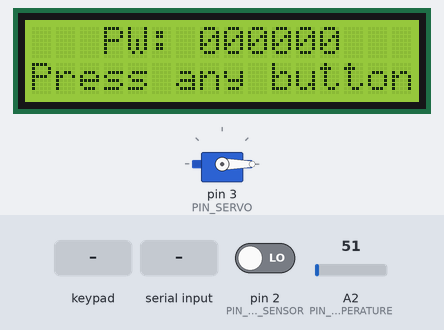
Bench run of a sketch on a simulated Arduino Uno, built with avr-gcc and run on an emulated ATmega328P. On the bench: servo, 16×2 character LCD. The inputs (shaded band) are chosen by the test bench; at power-on: pin 2 (PIN_DOOR_SENSOR) LOW, A2 (PIN_TEMPERATURE) = 51.

Above: at 0.9 s.
1.0 s: keypad keys 1 3 1 2 1 1 1 0 # pressed 0.4 s apart
At 2.0 s:
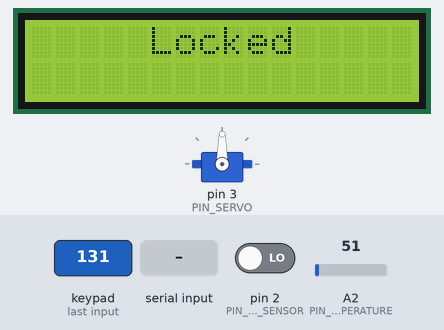
6.1 s: "u" received over the second serial link
At 7.0 s:
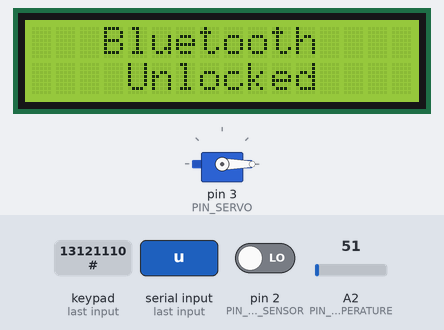
9.1 s: key '2' pressed
At 10.1 s:
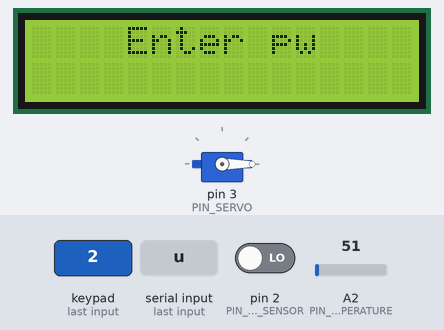
10.8 s: keypad keys 0 0 0 0 0 0 # pressed 0.4 s apart
At 14.6 s:
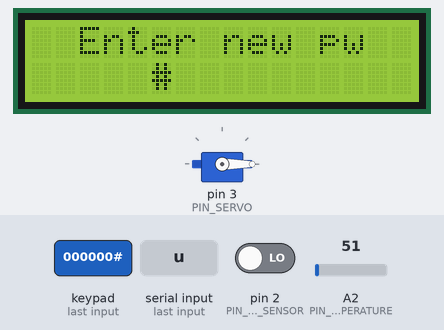
15.1 s: key 'u' pressed
At 15.6 s:
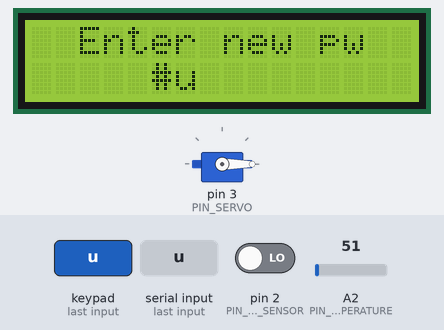
16.6 s: "l" received over the second serial link
At 19.0 s:
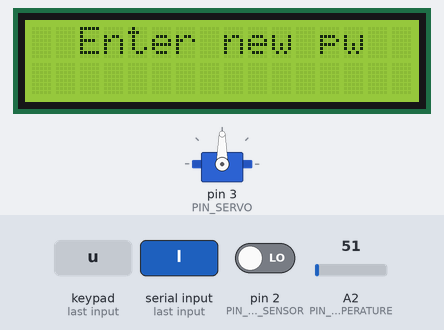
Timing chart, 0 to 20.3 s (numbered marks = the images above; inputs shaded):
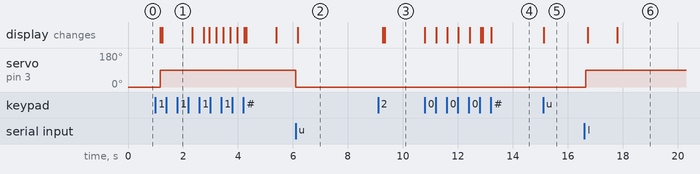

The sketch:

doorlock.ino
```cpp
#include <SoftwareSerial.h>
#include <LiquidCrystal_I2C.h>
#include <Wire.h>
#include <Servo.h>
#include <Keypad.h>

const int THERMAL_LIMIT = 500;

const byte KEY_ROWS = 4;
const byte KEY_COLS = 4;
const char KEYS[KEY_ROWS][KEY_COLS] = {
  {'1', '2', '3', 'u'},
  {'4', '5', '6', 'd'},
  {'7', '8', '9', 'o'},
  {'*', '0', '#', 'x'}
};

const byte PIN_TEMPERATURE = A2;
const byte PIN_DOOR_SENSOR = 2;
const byte PIN_BT_RX = 4;
const byte PIN_BT_TX = 5;
const byte PIN_SERVO = 3;
const byte PIN_KEY_ROWS[KEY_ROWS] = {13, 12, 11, 10};
const byte PIN_KEY_COLS[KEY_COLS] = {9, 8, 7, 6};

LiquidCrystal_I2C lcd(0x27, 16, 2);
SoftwareSerial bt(PIN_BT_TX, PIN_BT_RX);
Keypad pad = Keypad(makeKeymap(KEYS),
                    PIN_KEY_ROWS, PIN_KEY_COLS,
                    KEY_ROWS, KEY_COLS);
Servo servo;

char password[6] = {'0', '0', '0', '0', '0', '0'};
char input[6] = {'n', 'n', 'n', 'n', 'n', 'n'};
byte inputCursor = 0;

byte mode = 0;
boolean locked = false;
boolean pwChecked = false;

void printMenu();
void clearInput();
boolean checkPw();

void setup() {
  // put your setup code here, to run once:

  Serial.begin(9600);

  // Initialize servo
  servo.attach(PIN_SERVO);
  servo.write(0);

  // Initiailize bluetooth
  bt.begin(9600);

  // Initialize button (proximity replacement)
  pinMode(PIN_DOOR_SENSOR, INPUT);

  lcd.init();
  lcd.backlight();
  lcd.setCursor(3, 0);
  lcd.print("PW: 000000");
  lcd.setCursor(0, 1);
  lcd.print("Press any button");

  char key;
  while (!(key = pad.getKey())) {
    delay(100);
  }

  printMenu();

}

void loop() {
  // put your main code here, to run repeatedly:

  // Fire detection
  int temp = analogRead(PIN_TEMPERATURE);
  if (temp > THERMAL_LIMIT) {
    locked = false;
    servo.write(0);

    delay(5000);
    return;
  }

  // Detect door closing
  if (!digitalRead(PIN_DOOR_SENSOR) && !locked) {
    locked = true;
    servo.write(90);

    lcd.init();
    lcd.setCursor(5, 0);
    lcd.print("Locked");

    delay(1000);
    printMenu();
  }

  // Waiting for bluetooth
  if (bt.available()) {
    byte data = bt.read();
    if (data == 'u') {
      bool pass = true;
      for (int i = 0; bt.available() && i < 6; i++) {
        if (bt.read() != password[i]) {
          pass = false;
          break;
        }
      }

      if (pass) {
        servo.write(0);

        lcd.init();
        lcd.setCursor(3, 0);
        lcd.print("Bluetooth");
        lcd.setCursor(4, 1);
        lcd.print("Unlocked");

        delay(3000);
        printMenu();

      }

    } else if (data == 'l') {
      servo.write(90);

      lcd.init();
      lcd.setCursor(3, 0);
      lcd.print("Bluetooth");
      lcd.setCursor(5, 1);
      lcd.print("Locked");

      delay(1000);
      printMenu();
    }
  }


  char key = pad.getKey();

  if (!key) {
    delay(50);
    return;
  }

  switch (mode) {
    case 0: // Main menu mode
      if (key == '1') {
        mode = 1;
        printMenu();
      } else if (key == '2') {
        mode = 2;
        printMenu();
      }
      break;

    case 1: // Unlock mode

      input[inputCursor++] = key;
      lcd.setCursor(4 + inputCursor, 1);
      lcd.print(key);

      if (inputCursor >= 6) {
        if (checkPw()) {

          locked = false;
          servo.write(0);

          lcd.init();
          lcd.setCursor(4, 0);
          lcd.print("Welcome!");
          lcd.setCursor(4, 1);
          lcd.print("Unlocked");

          delay(3000);

        } else {

          lcd.init();
          lcd.setCursor(5, 0);
          lcd.print("Wrong");
          lcd.setCursor(4, 1);
          lcd.print("Password");

          delay(1000);
        }

        // Clear input
        clearInput();
        mode = 0;
        printMenu();

      }
      break;

    case 2: // Settings mode
      input[inputCursor++] = key;
      lcd.setCursor(4 + inputCursor, 1);
      lcd.print(key);

      if (inputCursor >= 6) {
        if (pwChecked) {
          pwChecked = false;

          for (int i = 0; i < 6; i++) {
            password[i] = input[i];
          }

          lcd.init();
          lcd.setCursor(4, 0);
          lcd.print("Password");
          lcd.setCursor(4, 1);
          lcd.print("Changed!");

          delay(1000);

          mode = 0;
          printMenu();

        } else {
          if (checkPw()) {
            pwChecked = true;
            printMenu();
          } else {
            pwChecked = false;

            lcd.init();
            lcd.setCursor(5, 0);
            lcd.print("Wrong");
            lcd.setCursor(4, 1);
            lcd.print("Password");

            delay(1000);

            mode = 0;
            printMenu();
          }
        }
        clearInput();
      }
      break;
  }

  delay(50);
}

void printMenu() {
  lcd.init();
  switch (mode) {
    case 0: // Main menu mode
      lcd.setCursor(1, 0);
      lcd.print("1. Unlock");
      lcd.setCursor(1, 1);
      lcd.print("2. Change PW");
      break;

    case 1: // Unlock mode
      lcd.setCursor(4, 0);
      lcd.print("Password");
      break;

    case 2: // Settings mode
      if (pwChecked) {
        lcd.setCursor(2, 0);
        lcd.print("Enter new pw");
      } else {
        lcd.setCursor(4, 0);
        lcd.print("Enter pw");
      }
      break;

  }
}

void clearInput() {
  for (int i = 0; i < 6; i++) {
    input[i] = 'n';
  }
  inputCursor = 0;
}

boolean checkPw() {
  boolean correct = true;
  for (int i = 0; i < 6; i++) {
    if (password[i] != input[i]) {
      correct = false;
      break;
    }
  }

  return correct;
}
```

Measured:
- after the input at 1.0 s, servo on pin 3 (PIN_SERVO): 0° → 90° after 0.18 s; the display: first changes after 0.18 s (image 1 shows a later state)
- after the input at 6.1 s, servo on pin 3 (PIN_SERVO): 90° → 0° at once; the display: changes after 0.08 s (image 2)
- after the input at 9.1 s, the display: first differs from a run without the input after 0.24 s (image 3)
- after the input at 10.8 s, the display: first changes at once (image 4 shows a later state)
- after the input at 15.1 s, the display: changes at once (image 5)
- after the input at 16.6 s, servo on pin 3 (PIN_SERVO): 0° → 90° after 0.05 s; the display: first changes after 0.13 s (image 6 shows a later state)
